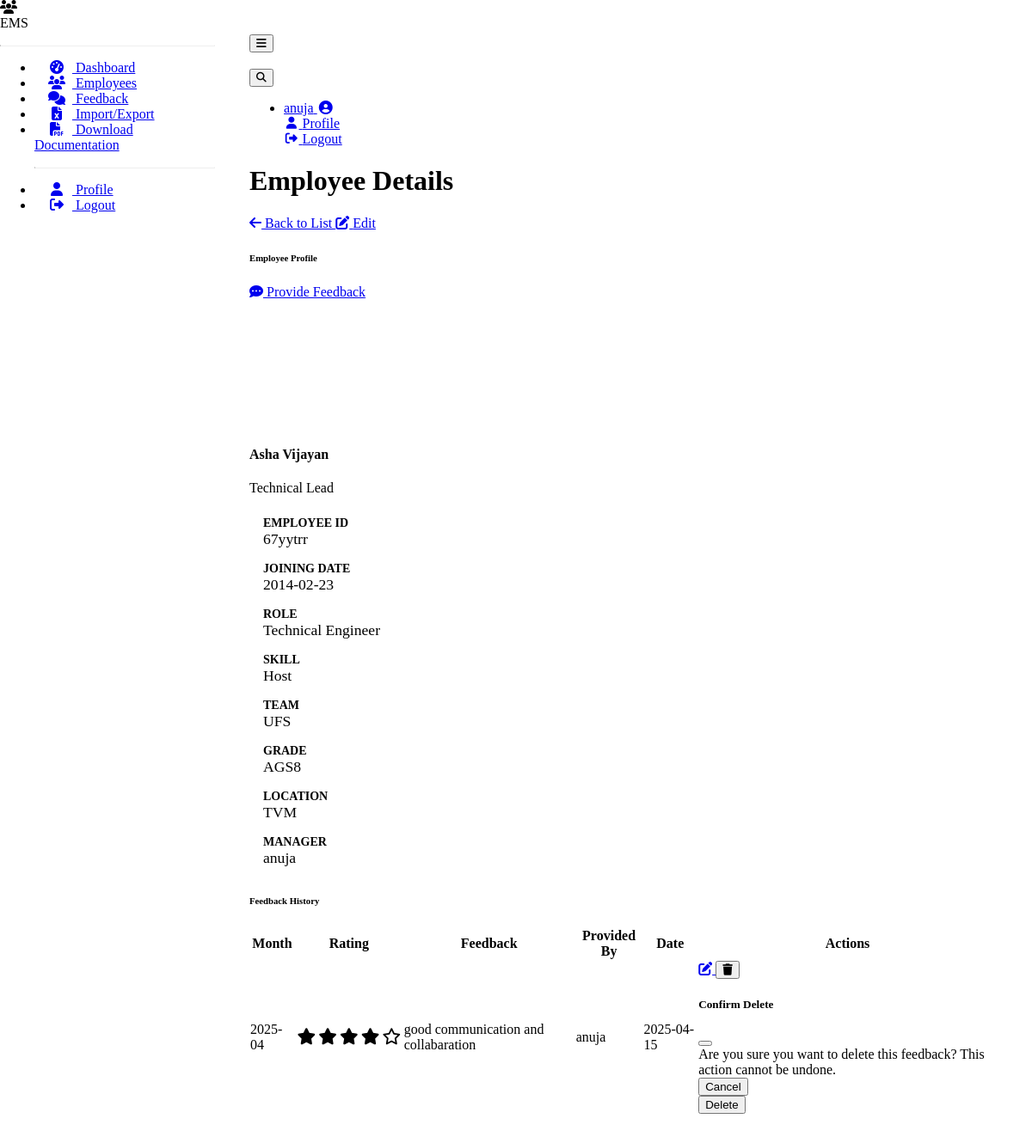
The page /employees/9 (signed in) on the database as committed earlier.
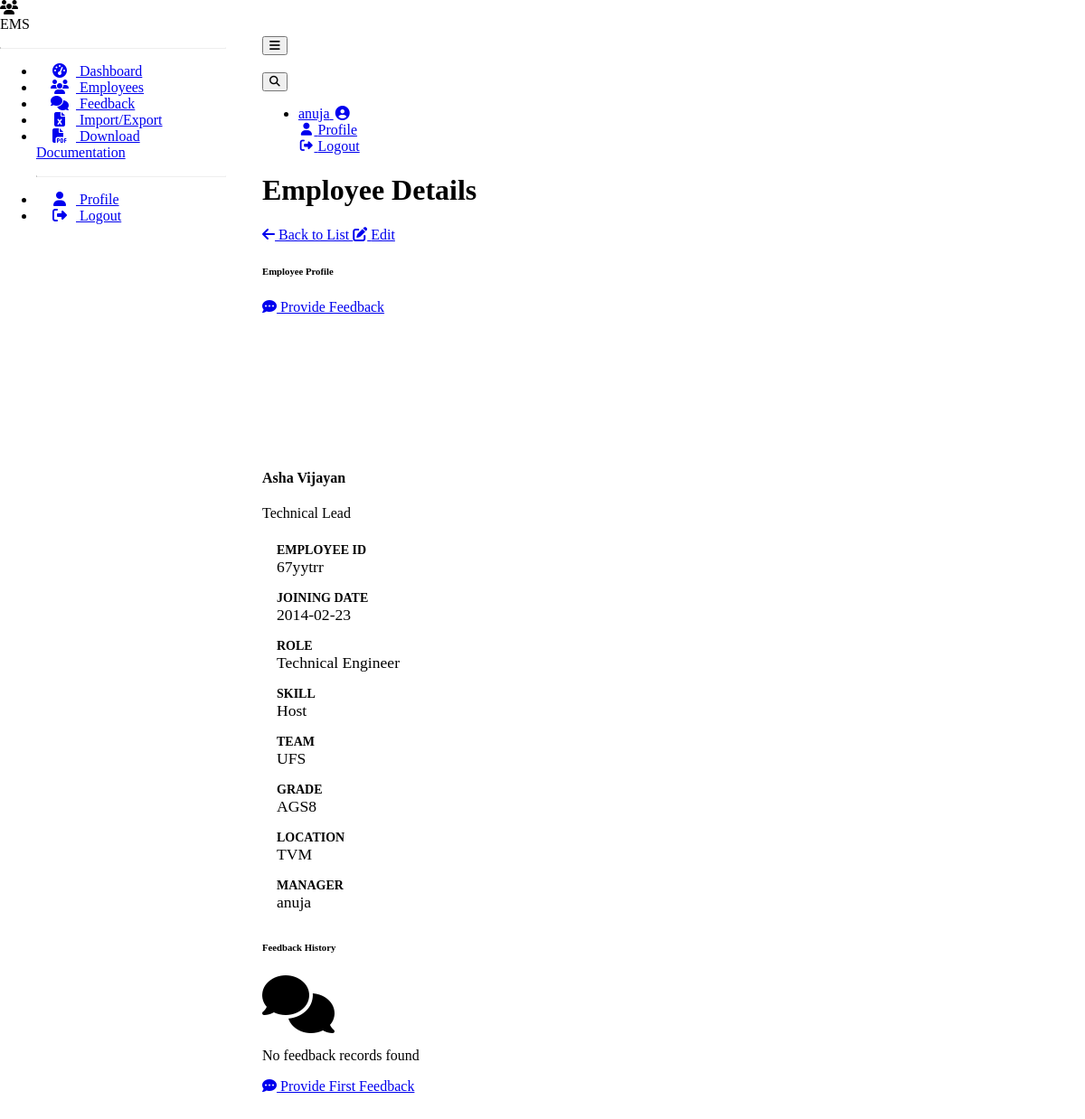
The same page on the database as committed later.
### models.py (models this page shows, shortened)
class Feedback(db.Model):
    __tablename__ = 'feedback'
    id = db.Column(db.Integer, primary_key=True)
    employee_id = db.Column(db.Integer, db.ForeignKey('employees.id'), nullable=False)
    provided_by_id = db.Column(db.Integer, db.ForeignKey('users.id'), nullable=False)
    provided_by = db.relationship('User', foreign_keys=[provided_by_id])
    rating = db.Column(db.Integer, nullable=False)  # e.g., 1-5 rating scale
    feedback_text = db.Column(db.Text, nullable=False)
    feedback_date = db.Column(db.DateTime, default=datetime.utcnow)
    month = db.Column(db.String(7), nullable=False)  # e.g., "2023-01"

class User(UserMixin, db.Model):
    __tablename__ = 'users'
    id = db.Column(db.Integer, primary_key=True)
    username = db.Column(db.String(64), unique=True, nullable=False)
    email = db.Column(db.String(120), unique=True, nullable=False)
    password_hash = db.Column(db.String(256), nullable=False)
    is_manager = db.Column(db.Boolean, default=False)
    employees_managed = db.relationship('Employee', backref='manager_user', lazy='dynamic',
                                        foreign_keys='Employee.manager_id')

### employee.py (the view)
@employee_bp.route('/employees/<int:employee_id>')
@login_required
def employee_detail(employee_id):
    employee = Employee.query.get_or_404(employee_id)
    if not current_user.is_manager and not employee.user_id == current_user.id:
        flash('You do not have permission to view this employee.', 'danger')
        return redirect(url_for('employee.employee_list'))
    feedback = Feedback.query.filter_by(employee_id=employee.id)\
        .order_by(Feedback.feedback_date.desc()).all()
    manager = User.query.get(employee.manager_id) if employee.manager_id else None
    return render_template('employee_detail.html',
                           employee=employee,
                           feedback=feedback,
                           manager=manager,
                           is_manager=current_user.is_manager)

### app.py (called while the page is built)
@login_manager.user_loader
def load_user(user_id):
    from models import User  # Import here to avoid circular imports
    return User.query.get(int(user_id))

### templates/employee_detail.html (shortened to what the changed rows need)
{% extends "base.html" %}
{% block content %}
<div class="container-fluid">
    <div class="d-flex justify-content-between align-items-center mb-4">
        <h1 class="h3 text-gray-800">Employee Details</h1>
    </div>
    <div class="row">
        <div class="col-lg-12">
            <div class="card shadow mb-4">
                <div class="card-body">
                    {% if feedback %}
                    <div class="table-responsive">
                        <table class="table table-bordered" id="feedbackTable" width="100%" cellspacing="0">
                            <thead>
                                <tr>
                                    <th>Month</th>
                                    <th>Rating</th>
                                    <th>Feedback</th>
                                    <th>Provided By</th>
                                    <th>Date</th>
                                    {% if is_manager %}
                                    <th>Actions</th>
                                    {% endif %}
                                </tr>
                            </thead>
                            <tbody>
                                {% for fb in feedback %}
                                <tr>
                                    <td>{{ fb.month }}</td>
                                    <td>
                                        <div class="feedback-rating">
                                            {% for i in range(fb.rating) %}
                                            <i class="fas fa-star feedback-star"></i>
                                            {% endfor %}
                                            {% for i in range(5 - fb.rating) %}
                                            <i class="far fa-star feedback-star"></i>
                                            {% endfor %}
                                        </div>
                                    </td>
                                    <td>{{ fb.feedback_text }}</td>
                                    <td>{{ fb.provided_by.username }}</td>
                                    <td>{{ fb.feedback_date.strftime('%Y-%m-%d') }}</td>
                                    {% if is_manager and fb.provided_by_id == current_user.id %}
                                    <td>
                                        <div class="btn-group" role="group">
                                            <a href="{{ url_for('feedback.edit_feedback', feedback_id=fb.id) }}"
                                               class="btn btn-warning btn-sm" data-bs-toggle="tooltip" title="Edit Feedback">
                                                <i class="fas fa-edit"></i>
                                            </a>
                                            <button type="button" class="btn btn-danger btn-sm confirm-delete"
                                                    data-bs-toggle="modal" data-bs-target="#deleteFeedbackModal{{ fb.id }}"
                                                    title="Delete Feedback">
                                                <i class="fas fa-trash"></i>
                                            </button>
                                            <div class="modal fade" id="deleteFeedbackModal{{ fb.id }}" tabindex="-1"
                                                 aria-labelledby="deleteFeedbackModalLabel" aria-hidden="true">
                                                <div class="modal-dialog">
                                                    <div class="modal-content">
                                                        <div class="modal-header">
                                                            <h5 class="modal-title" id="deleteFeedbackModalLabel">
                                                                Confirm Delete
                                                            </h5>
                                                            <button type="button" class="btn-close" data-bs-dismiss="modal"
                                                                    aria-label="Close"></button>
                                                        </div>
                                                        <div class="modal-body">
                                                            Are you sure you want to delete this feedback?
                                                            This action cannot be undone.
                                                        </div>
                                                        <div class="modal-footer">
                                                            <button type="button" class="btn btn-secondary"
                                                                    data-bs-dismiss="modal">Cancel</button>
                                                            <form action="{{ url_for('feedback.delete_feedback', feedback_id=fb.id) }}"
                                                                  method="POST">
                                                                <button type="submit" class="btn btn-danger">Delete</button>
                                                            </form>
                                                        </div>
                                                    </div>
                                                </div>
                                            </div>
                                        </div>
                                    </td>
                                    {% elif is_manager %}
                                    <td>-</td>
                                    {% endif %}
                                </tr>
                                {% endfor %}
                            </tbody>
                        </table>
                    </div>
                    {% else %}
                    <div class="text-center py-5">
                        <i class="fas fa-comments fa-4x mb-3 text-gray-300"></i>
                        <p class="lead text-gray-500">No feedback records found</p>
                        {% if is_manager and employee.manager_id == current_user.id %}
                        <a href="{{ url_for('feedback.create_feedback', employee_id=employee.id) }}" class="btn btn-success mt-3">
                            <i class="fas fa-comment-dots mr-1"></i> Provide First Feedback
                        </a>
                        {% endif %}
                    </div>
                    {% endif %}
                </div>
            </div>
        </div>
    </div>
</div>
{% endblock %}

Rows that differ between the two databases and show on the page:
removed Feedback: month "2025-04", rating 4 (drawn), feedback_text "good communication and collabaration", provided_by.username "anuja", feedback_date "2025-04-15"
Other text that changed with them:
text no longer shown: "Month Rating Feedback Provided By Date Actions"
text now shown: "No feedback records found Provide First Feedback"
